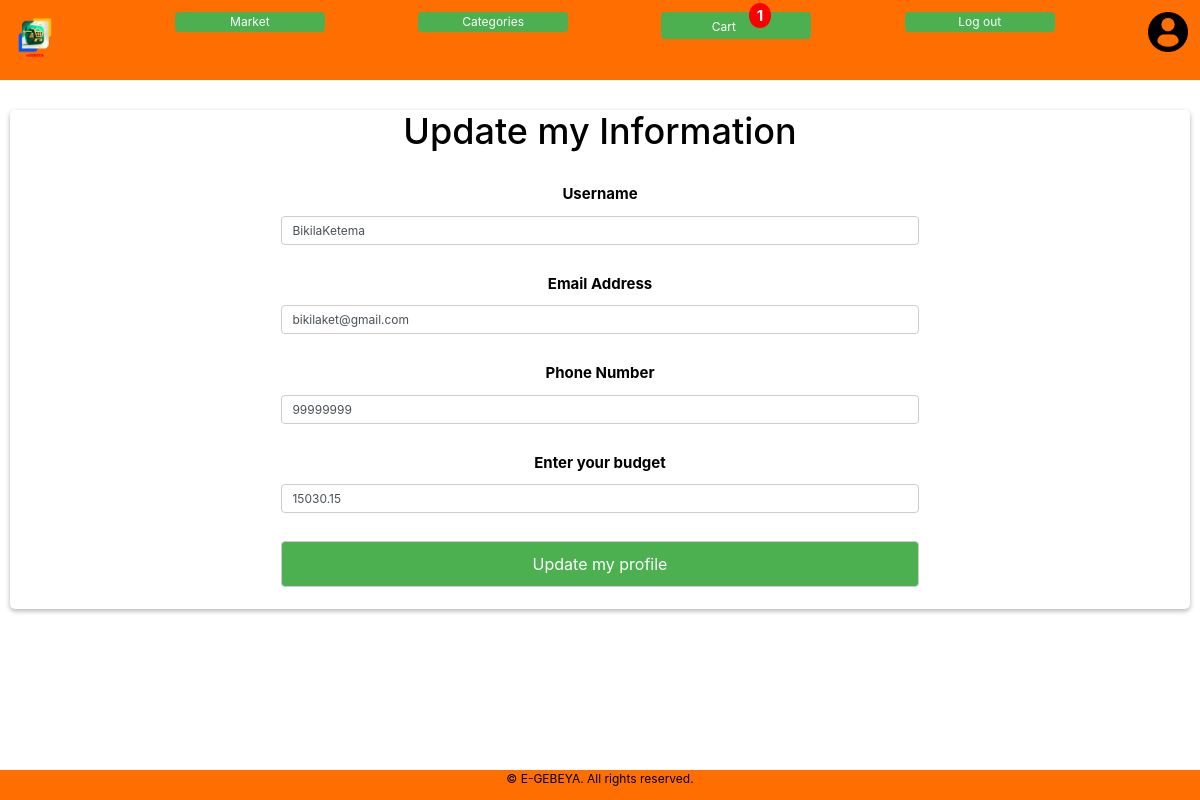
/update (signed in), run on an earlier commit of the app's database.
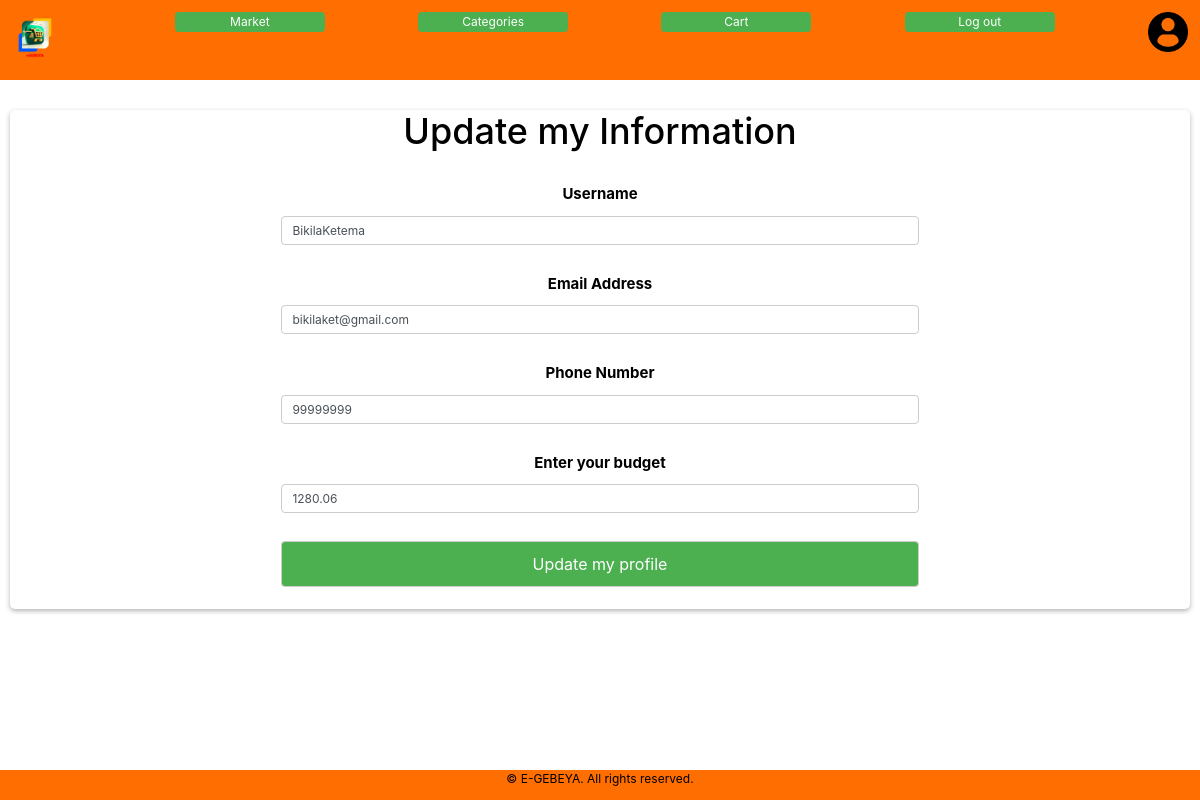
And on a later commit of the database.
### packages/models.py (models this page shows, shortened)
class User(db.Model, UserMixin):
    id = db.Column(db.Integer(), primary_key=True)
    username = db.Column(db.String(length=20), nullable=False, unique=True)
    email = db.Column(db.String(length=20), nullable=False, unique=True)
    phone = db.Column(db.String(), nullable=False, unique=True)
    budget = db.Column(db.Integer(), nullable=False, default=1000)
    dob = db.Column(db.Date())
    password_hash = db.Column(db.String(length=20), nullable=False)
    @property
    def password(self):
        return self.password

### packages/routes.py (the view, shortened to what this page needs)
@app.route('/update', methods=['GET', 'POST'])
@login_required  # Requires the user to be logged in to access this route
def update_info():
    update_info = UpdateInfoForm()
    if not update_info.username.data:
        update_info.username.data = current_user.username
    if not update_info.phone.data:
        update_info.phone.data = current_user.phone
    if not update_info.email.data:
        update_info.email.data = current_user.email
    if not update_info.budget.data:
        update_info.budget.data = current_user.budget
    if update_info.errors != {}:
        for error_msg in update_info.errors.values():
            flash(f'{error_msg}',category='danger')
    return render_template('update_profile.html', update_info=update_info)

### packages/forms.py (shortened to what this page needs)
class UpdateInfoForm(FlaskForm):
    edit = SubmitField(label="Update my profile")
    username = StringField(
        label="Username",
        validators=[
            DataRequired(message="Username is required."),
            Length(min=2, max=20, message="Username must be between 2 and 20 characters."),
            Regexp(r'^[A-Z][a-zA-Z]*$', message="Username must start with a capital letter and contain only letters.")
        ]
    )
    email = EmailField(label="Email Address",
                       validators=[Email(), DataRequired()])
    phone = StringField(label="Phone Number",
                        validators=[
                            DataRequired(message="The phone number field cannot be empty!"),
                            Regexp(
                                r"^(?:[1-9]\d{0,8}|9)$",
                                message="Phone number must be a number between 1-9 and 9 digits. It must be without zero"
                            )
                        ])
    budget = FloatField(label="Enter your budget", validators=[DataRequired("Please enter your budget!")])

### packages/models.py (called while the page is built)
@login_manager.user_loader
def Load_user(user_id):
    return User.query.get(int(user_id))

### packages/templates/update_profile.html (shortened to what this page needs)
{% extends 'base.html' %}
{% block css %}
<link href="{{ url_for('static', filename='base.css') }}" rel="stylesheet">
<link href="{{ url_for('static', filename='signup.css') }}" rel="stylesheet">
<link href="{{ url_for('static', filename='modal.css') }}" rel="stylesheet">
{% endblock %}
{% block content %}
<div id="signup-container">
    <h1>Update my Information</h1>
    <form method="POST" class="form-register">
        {{ update_info.username.label(class="modal-label") }}
        {{ update_info.username(class="form-control",placeholder="Enter your new Username") }}
        <br>
        {{ update_info.email.label(class="modal-label") }}
        {{ update_info.email(class="form-control",placeholder="Enter your new Email") }}
        <br>
        {{ update_info.phone.label(class="modal-label") }}
        {{ update_info.phone(class="form-control",placeholder="Enter your new Phone number - without 0") }}
        <br>
        {{ update_info.budget.label(class="modal-label") }}
        {{ update_info.budget(class="form-control",placeholder="Enter your budget in ETB") }}
        <br>
        {{ update_info.edit(class="signup-btn") }}
    </form>
</div>
{% endblock %}

What changed in the data, as far as the page shows it:
changed User "BikilaKetema": budget "15030.15" → "1280.06"
Also different on the page:
{{ cart_count }}: "1" → (not shown)
